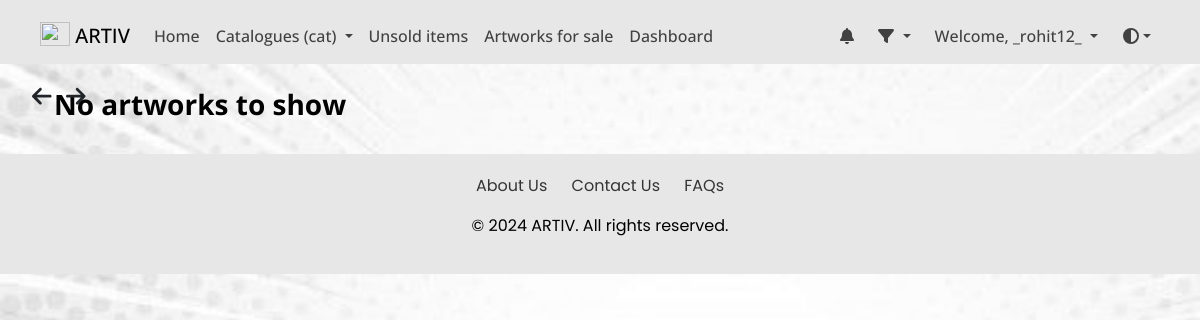
The page /unsold/ (signed in) on the database as committed earlier.
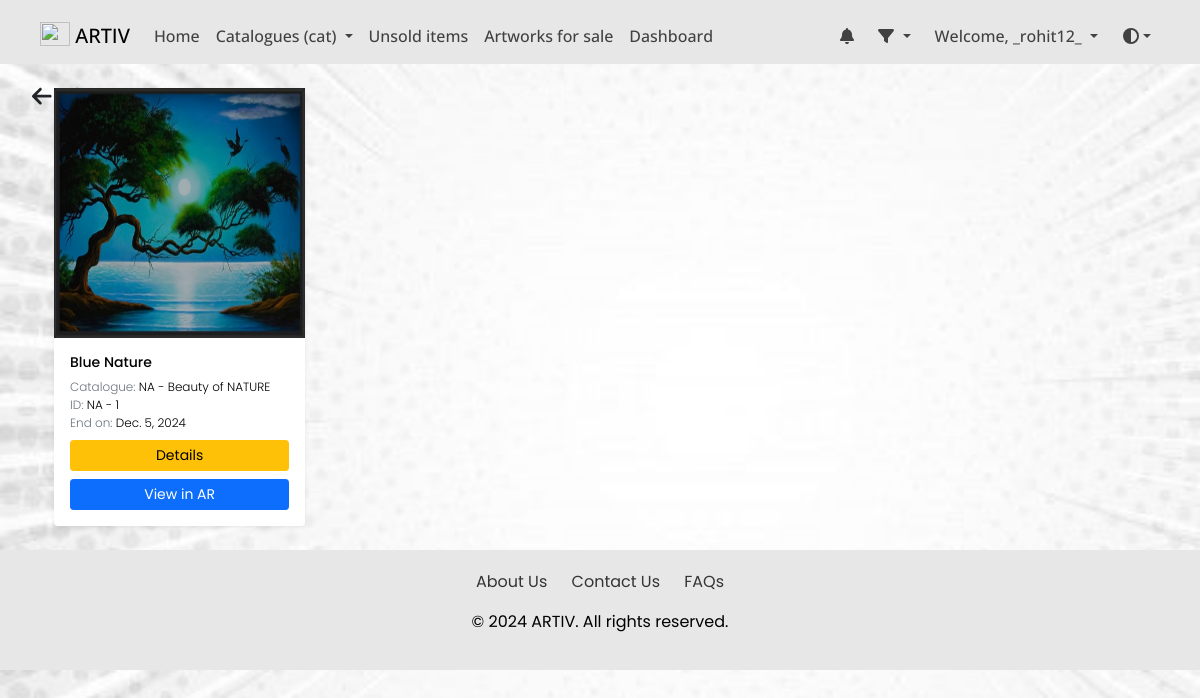
The same page on the database as committed later.
### dashboard/models.py (models this page shows, shortened)
class Artwork(models.Model):
    SALE_TYPE_CHOICES = [
        ("discount", "Discount"),
        ("bidding", "Bidding"),
    ]
    sale_type = models.CharField(max_length=10, choices=SALE_TYPE_CHOICES, default='bidding')  # New field
    product_id = models.CharField(max_length=255, default="")
    product_name = models.CharField(max_length=255, default="", blank=False, null=False)
    product_price = models.IntegerField(default=0, null=False)
    opening_bid = models.IntegerField(default=0, null=True, blank=True)
    product_cat = models.ForeignKey("Catalogue", on_delete=models.CASCADE, null=True, blank=True)
    product_qty = models.IntegerField(default=0)
    product_image = models.ImageField(upload_to="arts/")
    dimension_unit = models.CharField(
        max_length=2, choices=[("cm", "Centimeters"), ("ft", "Feet")]
    )
    length_in_centimeters = models.FloatField(default=0.0, blank=True, null=True)
    width_in_centimeters = models.FloatField(default=0.0, blank=True, null=True)
    foot = models.FloatField(default=0, blank=True, null=True)
    inches = models.FloatField(default=0, blank=True, null=True)
    created_at = models.DateField(
        default=timezone.now
    )  # Default to current time zone's now
    end_date = models.DateField(null=True, blank=True)
    user = models.ForeignKey(settings.AUTH_USER_MODEL, on_delete=models.CASCADE, null=True, blank=True)
    is_sold = models.BooleanField(default=False)
    is_purchased = models.BooleanField(default=False)
    status = models.CharField(
        max_length=50,
        choices=[
            ("active", "Active"),
            ("closed", "Closed"),
            ("waiting_for_response", "Waiting for Response"),
            ("unsold", "Unsold"),
        ],
        default="active",
    )
    response_deadline = models.DateTimeField(
        blank=True, null=True
    )  # To store the deadline for buyer response
    buyer_response = models.CharField(
        max_length=11,
        choices=[("yes", "Yes"), ("no", "No"), ("no_response", "No Response")],
        default="no_response",
    )
    discounted_price = models.DecimalField(max_digits=10, decimal_places=2, null=True, blank=True)  # For discount

class Catalogue(models.Model):
    cat_name = models.CharField(max_length=255)
    def __str__(self):
        return self.cat_name

### art/views.py (the view)
# urls.py: path('unsold/',views.UnsoldListView.as_view(),name="unsold_items"),
class UnsoldListView(LoginRequiredMixin, ListView):
    model = Artwork
    template_name = "art/unsold.html"
    context_object_name = "object_list"
    def get_queryset(self):
        queryset = Artwork.objects.filter(
            end_date__lt=timezone.now(), product_qty__gt=0
        )
        filter_param = self.request.GET.get("filter", None)
        if filter_param == "asc":
            queryset = queryset.order_by("end_date")
        elif filter_param == "desc":
            queryset = queryset.order_by("-end_date")
        return queryset

### art/context_processors.py (called while the page is built)
def catalogue_list(request):
    return {"catalogue_list": Catalogue.objects.all()}

### dashboard/templatetags/auth_extras.py (called while the page is built)
@register.filter(name='has_group')
def has_group(user, group_name):
    group = Group.objects.get(name=group_name)
    return True if group in user.groups.all() else False

### templates/art/unsold.html (shortened to what this page needs)
{% extends './layout.html' %}
{% load static %}
{% block css_file %}
<link rel="stylesheet" href="{% static 'dashboard/css/unsold.css'%}" type="text/css">
<link rel="stylesheet" href="https://stackpath.bootstrapcdn.com/bootstrap/4.5.2/css/bootstrap.min.css">
{% endblock %}
{% block body %}
{% load i18n %}
{% load static %}
{% include "./includes/navbar.html" %}
<br>
{% include "./arrow_button.html" %}
<div class="button-container">
    <i class="fa-solid fa-arrow-left" style="cursor:pointer; font-size:1.4rem; margin-right:10px" onclick="goBack()"></i>
    <i class="fa-solid fa-arrow-right" style="cursor:pointer; font-size:1.4rem; margin-right:15px" onclick="goForward()"></i>
</div>
<div class="container">
    <div class="row poppins-regular-products">
        {% for product in object_list %}
        <div class="product-card col-6 col-md-4 col-xxl-2">
            <div class="app-card app-card-doc shadow-sm h-100">
                <div class="app-card-thumb-holder p-3">
                    <div class="app-card-thumb">
                        <img class="thumb-image" src="{{ MEDIA_URL }}{{product.product_image}}" alt="">
                    </div>
                </div>
                <div class="app-card-body p-3 has-card-actions">
                    <h4 class="app-doc-title truncate mb-0">{{product.product_name}}</h4><br>
                    <div class="app-doc-meta">
                        <ul class="list-unstyled mb-0">
                            <li><span class="text-muted">Catalogue:</span> <span class="text-details">{{product.product_cat}}</span></li>
                            <li><span class="text-muted">ID:</span>  <span class="text-details">{{product.product_id}}</span></li>
                            <li><span class="text-muted">End on:</span> <span class="text-details">{{product.end_date}}</span></li>
                        </ul>
                        <div class="btn-group d-flex mx-auto mb-2 mt-2" role="group" aria-label="Basic outlined example">
                            <a href="{% url 'art:product_details' pk=product.pk %}" type="button" class="btn btn-warning btn-sm">Details</a>
                        </div>
                        <div class="d-grid gap-2">
                            <a class="btn btn-primary btn-sm" type="button" href="{% url 'art:view_3d' id=product.id %}">View in AR</a>
                        </div>
                    </div>
                </div>
            </div>
        </div>
        {% empty %}
        <h3 class="open-sans-empty dark-mode-heading"> No artworks to show </h3>
        {% endfor %}
    </div>
</div>
<br>
{% endblock %}

Rows that differ between the two databases and show on the page:
now on this page (row edited): Artwork: product_image (picture), product_name "Blue Nature", product_cat "NA - Beauty of NATURE", product_id "NA - 1", end_date "Dec. 5, 2024"
Other text that changed with them:
text no longer shown: "No artworks to show"
